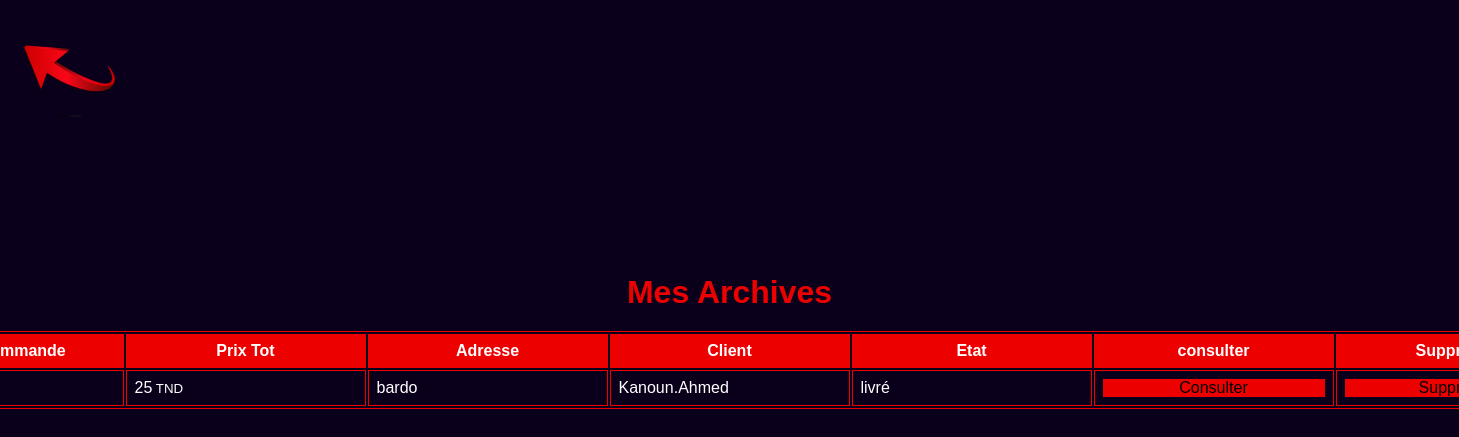
Before: /admin/archives.php with the older database file.
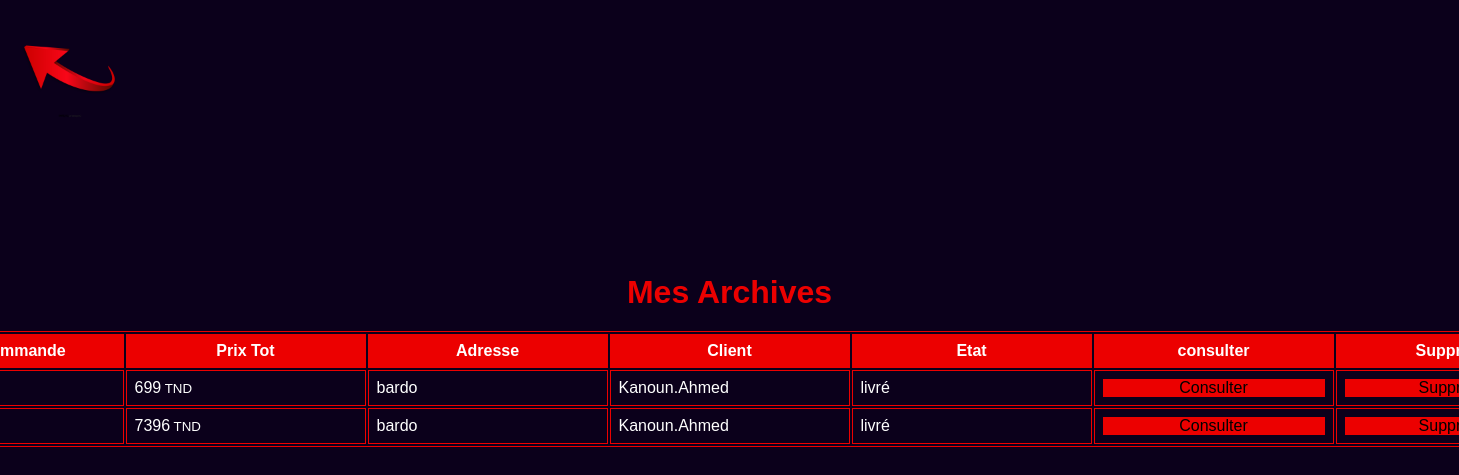
After: the same page with the newer database file.
### tables this page shows
CREATE TABLE `commande` (
  `id_commande` int(3) NOT NULL,
  `id_client` int(3) DEFAULT NULL,
  `montant` decimal(10,0) NOT NULL,
  `date_enregistrement` datetime NOT NULL,
  `etat` enum('en cours de traitement','envoyé','livré','annulé') NOT NULL
);

CREATE TABLE `client` (
  `id_client` int(3) NOT NULL,
  `nom` varchar(20) NOT NULL,
  `prenom` varchar(20) NOT NULL,
  `email` varchar(50) NOT NULL,
  `mdp` varchar(32) NOT NULL,
  `ville` varchar(20) NOT NULL,
  `code_postal` int(4) UNSIGNED ZEROFILL NOT NULL,
  `adresse` varchar(50) NOT NULL,
  `telephone` varchar(8) NOT NULL
);

### admin/archives.php (the view, shortened to what this page needs)
<?php
    require_once("../connect.php");
    $req="SELECT * from commande c,client l where c.id_client=l.id_client and etat='livré'";
    $rek=mysqli_query($con,$req) or die(mysqli_error($con));
?>
<!DOCTYPE html>
<html lang="en">
<head>
    <link rel="stylesheet" href="../styles/index.css">
    <link rel="stylesheet" href="./styles/commandes.css">
</head>
<body>
    <header>
        <a class="arrow-prec" href="/route/admin/home.php"><img src="../assets/arrow.png" /></a>
    </header>
    <main>
        <div>
            <?php  if(mysqli_num_rows($rek)!=0){ ?>
            <h1>Mes Archives</h1>
        <table>
        <thead>
        <tr>
            <th>Num commande</th>
            <th>Prix Tot</th>
            <th>Adresse</th>
            <th>Client</th>
            <th>Etat</th>
            <th>consulter</th>
            <th>Supprimer</th>
        </tr>
        <?php
            while($t=mysqli_fetch_array($rek)){
        ?>
        <tr>
            <td><?php echo $t['id_commande']; ?></td>
            <td><?php echo $t['montant']; ?><small> TND</small></td>
            <td><?php echo $t['adresse']; ?></td>
            <td><?php echo $t['nom']; ?>.<?php echo $t['prenom']; ?></td>
            <td><?php echo $t['etat']; ?></td>
            <td><a class="referrer" href="/route/admin/arch.php?id=<?php echo $t['id_commande']; ?>">Consulter</a></td>
            <td>
                <form method="post">
                    <button type="submit">Supprimer</button>
                </form>
            </td>
        </tr>
        <?php }?>
    </thead>
        </table>
        <?php }else{?>
            <h1>Pas d'archives !</h1>
        <?php }?>
        </div>
    </main>
</body>
</html>

Changed rows visible on the page:
removed commande: montant "25", id_client.adresse "bardo", id_client.nom "Kanoun", id_client.prenom "Ahmed", etat "livré"
added commande: montant "699", id_client.adresse "bardo", id_client.nom "Kanoun", id_client.prenom "Ahmed", etat "livré"
added commande: montant "7396", id_client.adresse "bardo", id_client.nom "Kanoun", id_client.prenom "Ahmed", etat "livré"
